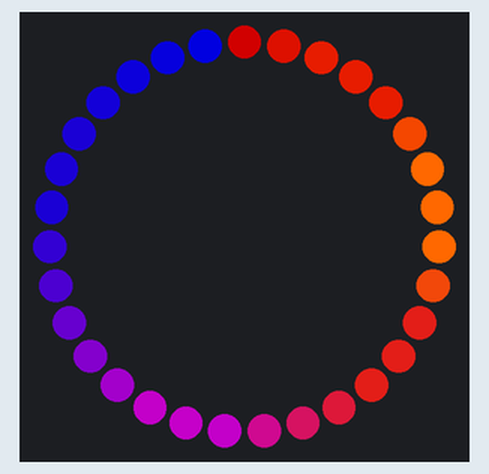
This sketch was run on a simulated Arduino Uno, built with avr-gcc and run on an emulated ATmega328P. On the bench: 31 RGB LEDs in a ring, first at the top, clockwise.

Above: at 0.01 s.
At 1.53 s:
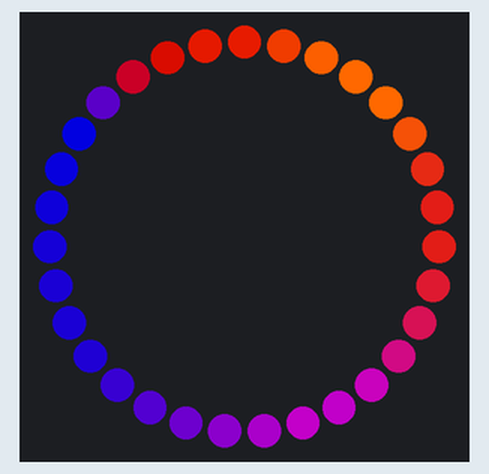
At 3.19 s:
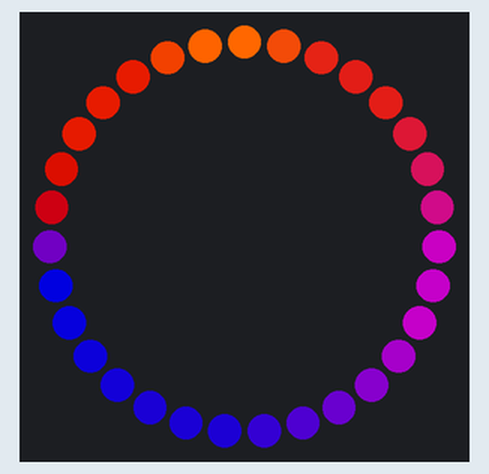
At 6.53 s:
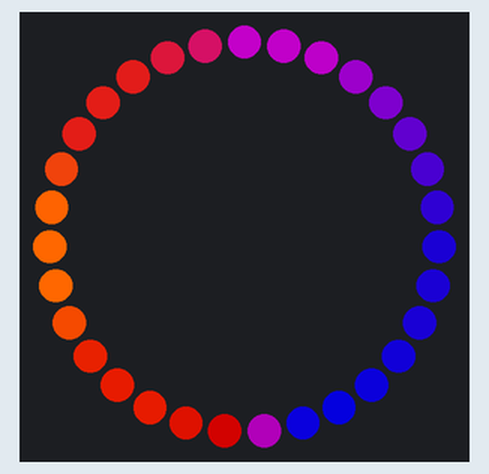
At 10.18 s:
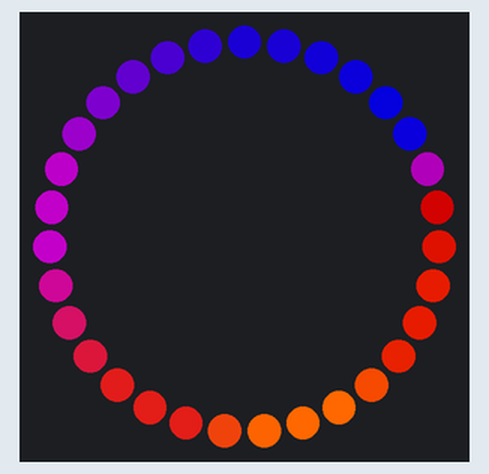
At 13.81 s:
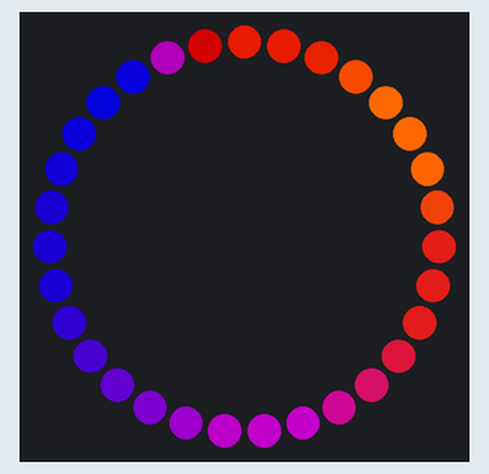

The sketch:

Vapor_Wave_Sunset.ino
```cpp
#include <FastLED.h>

#define NUM_LEDS 31
#define LED_PIN 1

CRGB leds[NUM_LEDS];

uint8_t paletteIndex = 0;

DEFINE_GRADIENT_PALETTE( Sunset_Real ) {
    0, 120,  0,  0,
   22, 179, 22,  0,
   51, 255,104,  0,
   85, 167, 22, 18,
  135, 100,  0,103,
  198,  16,  0,130,
  255,   0,  0,160
};

CRGBPalette16 myPal = Sunset_Real;

void setup() {
  FastLED.addLeds<WS2812B, LED_PIN, GRB>(leds, NUM_LEDS);
  FastLED.setBrightness(255);
  FastLED.setCorrection(TypicalPixelString);
}

void loop() {
  fill_palette(leds, NUM_LEDS, paletteIndex, 255 / NUM_LEDS, myPal, 255, LINEARBLEND);

  EVERY_N_MILLISECONDS(50){
    paletteIndex++;
  }
  FastLED.show();
}
```

Measured:
- by itself, everything shown: repeats every 12.9 s, in 256 steps
